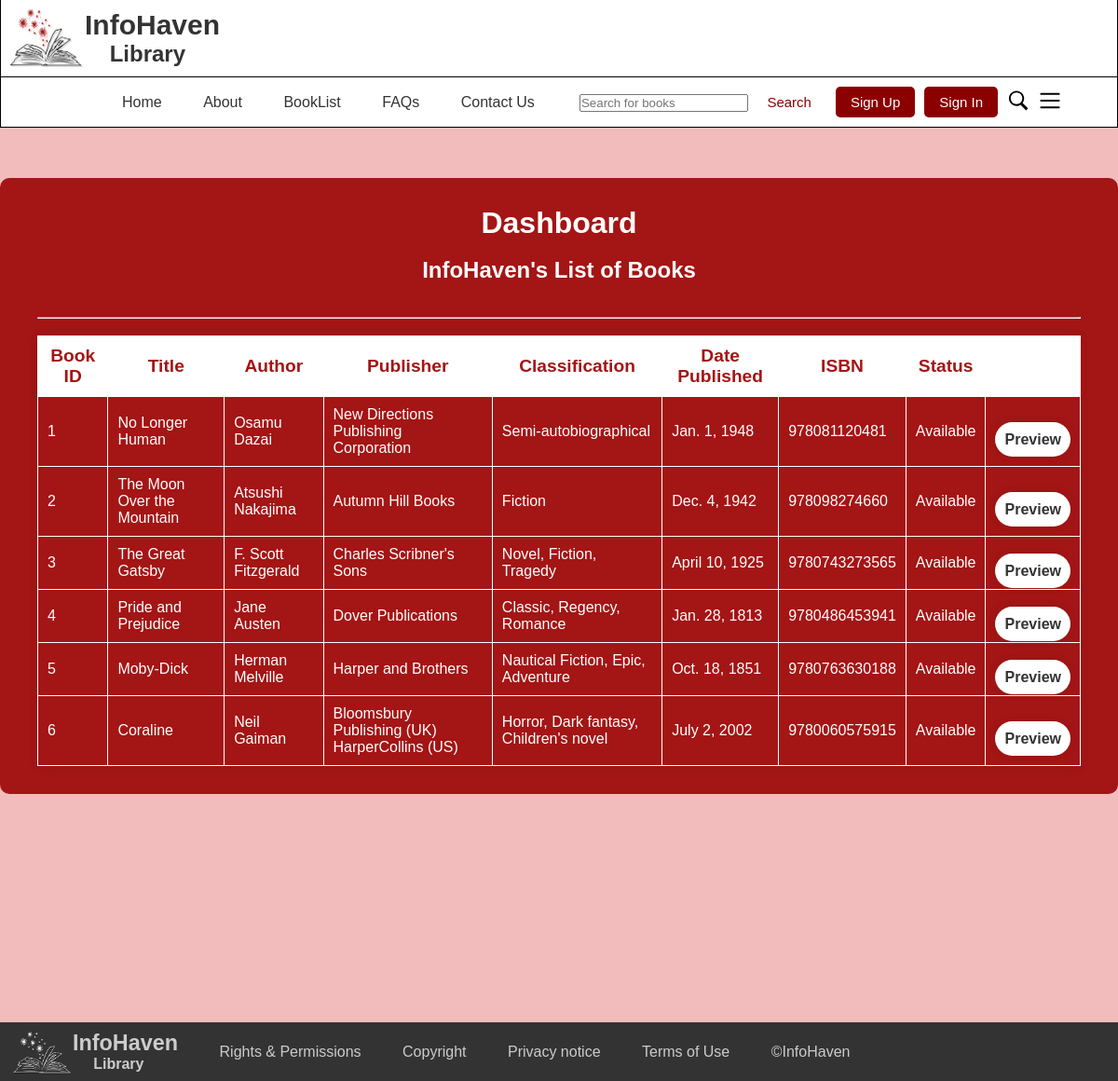
Before: /DashboardGuest with the older database file.
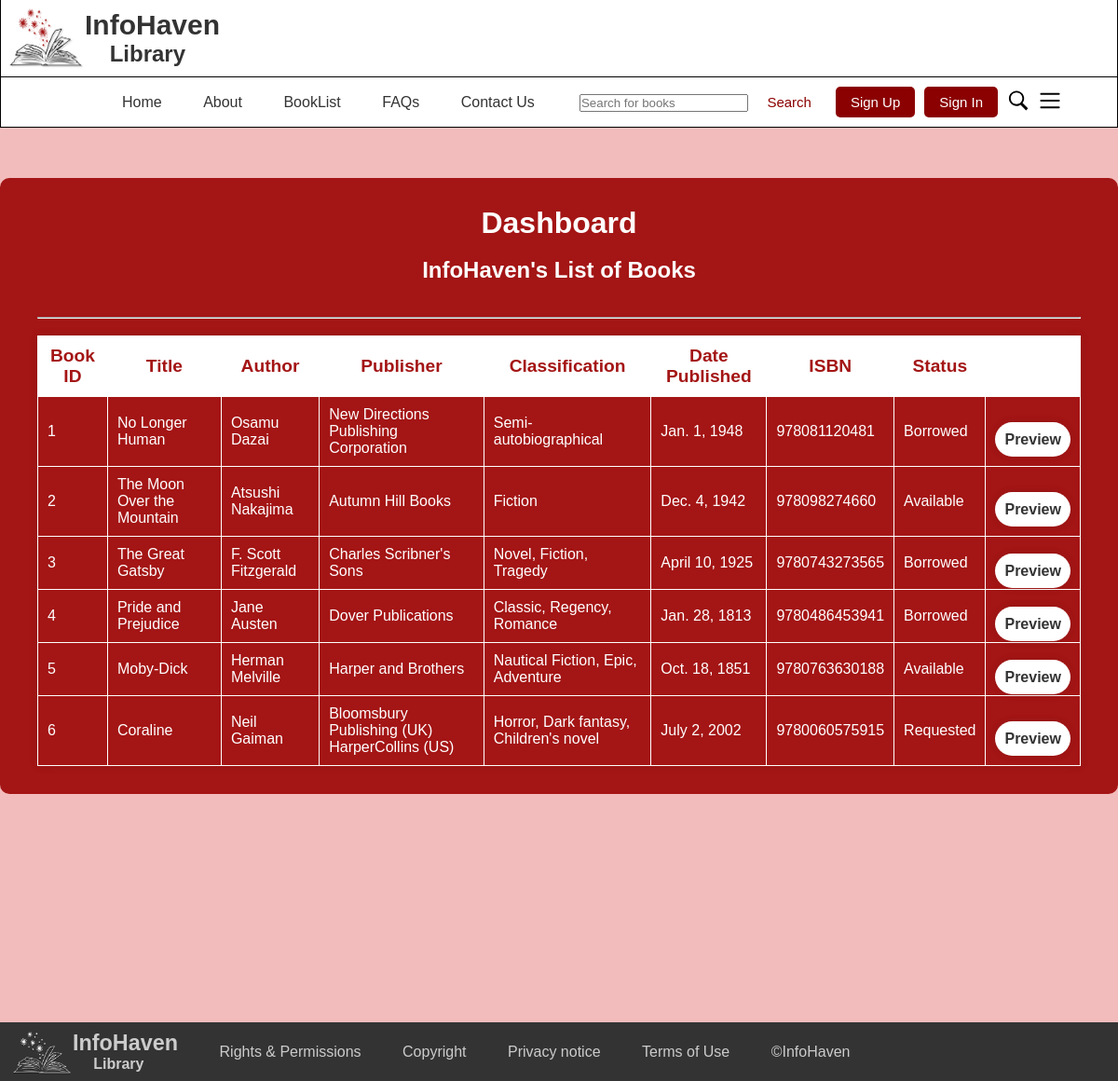
After: the same page with the newer database file.
### InfoHaven_App/models.py (models this page shows, shortened)
class Book(models.Model):
    book_id = models.CharField(primary_key=True, unique=True, max_length=50)
    author_id = models.CharField(max_length=50)
    title = models.CharField(max_length=255)
    summary = models.TextField(null=True, blank=True)
    author = models.CharField(max_length=255)
    publisher = models.CharField(max_length=255)
    classification = models.CharField(max_length=255)
    date_published = models.DateField()
    isbn = models.CharField(max_length=13, unique=True)
    status = models.CharField(max_length=50)
    borrower = models.CharField(max_length=50, blank=True, null=True)

### InfoHaven_App/views.py (the view)
# urls.py: path('DashboardGuest', views.dashboard_guest, name='DashboardGuest'),
def dashboard_guest(request):
    books = Book.objects.all()
    context = {
        'books': books,
    }
    return render(request, 'InfoHaven_App/DashboardGuest.html', context)

### templates/InfoHaven_App/DashboardGuest.html (shortened to what the changed rows need)
<!DOCTYPE html>
<html lang="en">
  <head>
      {% load static %}
      <link rel="stylesheet" href="{% static 'styles.css' %}">
  </head>
  <body>
      <header style="padding: 0;">
          <div class="bordering2">
              <h1 class="element" style="padding-left: 10px; padding-top: 10px; font-size: 30px;">
                  InfoHaven              </h1>
              <h2 class="element" style="padding-left: 40px; padding-bottom: 10px;">&nbsp;&nbsp;&nbsp;&nbsp;Library</h2>
          </div>
      </header>
    <main style="background-color: #F2BCBC; min-height: 120vh;">
      <br><br><br>
      <div class="dbu_wrapper">
        <h1 class="" style="text-align: center;">Dashboard</h1>
        <br>
        <h2 class="" style="text-align: center;">InfoHaven's List of Books</h2>
        <br> <br> <hr>
        <br>
        <div class="row justify-content-center">
          <div class="col-md-12">
            <table class="table table-striped table-bordered table-hover center">
              <thead>
                <tr style="font-size: larger;">
                  <th>Book ID</th>
                  <th>Title</th>
                  <th>Author</th>
                  <th>Publisher</th>
                  <th>Classification</th>
                  <th>Date Published</th>
                  <th>ISBN</th>
                  <th>Status</th>
                  <th></th>
                </tr>
              </thead>
              <tbody>
                {% for book in books %}
                <tr>
                  <td>{{ book.book_id }}</td>
                  <td>{{ book.title }}</td>
                  <td>{{ book.author }}</td>
                  <td>{{ book.publisher }}</td>
                  <td>{{ book.classification }}</td>
                  <td>{{ book.date_published }}</td>
                  <td>{{ book.isbn }}</td>
                  <td>{{ book.status }}</td>
                  <td>
                    <br>
                    <a href="{% url 'preview_book_guest' book.book_id %}" class="btn">Preview</a>
                    <br>
                  </td>
                </tr>
                {% endfor %}
            </tbody>
          </table>
          </div>
        </div>
      </div>
      <br><br><br>
    </main>
  </body>
</html>

Changed rows visible on the page:
changed Book "No Longer Human": status "Available" → "Borrowed"
changed Book "The Great Gatsby": status "Available" → "Borrowed"
changed Book "Pride and Prejudice": status "Available" → "Borrowed"
changed Book "Coraline": status "Available" → "Requested"
